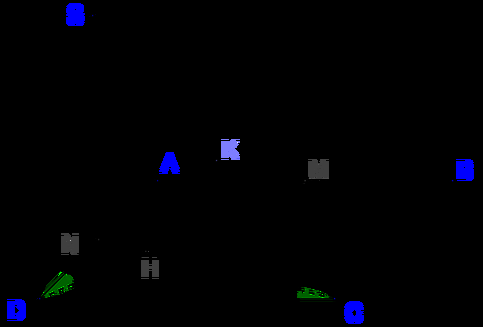
%> input picture assgn1/ec/data/ec01.jpg, 483 x 327 px; its folder holds only this picture in this run
$ octave ec.m   (GNU Octave 9; MATLAB toolbox functions it lacks are replaced by stand-ins)
%> lines starting %> are read from the running program, lines starting %| are printed output that depends on the picture; in (x1, y1, x2, y2) boxes, pixels count from 0 and x2, y2 are one past the last pixel; in counts of white or black regions, pixels touching at a corner belong together; the program's own positions count from 1
### assgn1/matlab/myImageFilter.m
function [img1] = myImageFilter(img0, h)
    A = img0;

    % add padding so the result have same size
    B = padarray(A,(size(h)-1)/2,'replicate');

    % change the matrix into columns of where the kernel will cover
    C = im2col(B,size(h));

    % convert the kernal into vector
    % hr = rot90(h, 2);
    E = h(:);

    % each column of C dot product with kernal vector
    % equivalent with doing convolution
    F =  C.*E;
    G = sum(F);

    % convert the vector back to matrix
    H = reshape(G,size(A));
    H = rot90(H,2);
    img1 = H

    % [13 lines of commented-out code are left out]
end

### assgn1/matlab/myEdgeFilter.m
function [img1] = myEdgeFilter(img0, sigma)
%Your implemention
 hsize = 2 * ceil(3 * sigma) + 1;
  h = fspecial('gaussian',hsize,sigma);

  A = myImageFilter(img0, h);

  imgx = myImageFilter(A,-1*[-1 0 1; -2 0 2; -1 0 1]); % horizontal edge
  imgy = myImageFilter(A,-1*[-1 -2 -1; 0 0 0; 1 2 1]); % verticle edge

  G = sqrt(imgx.^2 + imgy.^2); % magnitude of gradient
  angles = mod(rad2deg(atan2(imgy, imgx)),180); % angle of edge

  % one hot matrices indicating the direction of edges
  idx0 = (angles < 45/2) | (180 - angles) <= (45/2);
  idx45 = angles >= (45/2) & angles < (45 + 45/2);
  idx90 = angles >= (45+45/2) & angles < (90 + 45/2);
  idx135 = angles >= (90+45/2) & angles < (135 + 45/2);

  [h,w] = size(G);
  pG = padarray(G,[2,2],0);
  NMS = zeros(size(G));

  % 0
  G1 = pG(3:h+2,1:w+0);
  G2 = pG(3:h+2,2:w+1);
  G3 = pG(3:h+2,4:w+3);
  G4 = pG(3:h+2,5:w+4);
  NMS = NMS | idx0 & (G >= G1 & G >= G2 & G >= G3 & G>=G4);

  % 45
  G1 = pG(1:h+0,1:w+0);
  G2 = pG(2:h+1,2:w+1);
  G3 = pG(4:h+3,4:w+3);
  G4 = pG(5:h+4,5:w+4);
  NMS = NMS | idx45 & (G >= G1 & G >= G2 & G >= G3 & G>=G4);

  % 90
  G1 = pG(1:h+0,3:w+2);
  G2 = pG(2:h+1,3:w+2);
  G3 = pG(4:h+3,3:w+2);
  G4 = pG(5:h+4,3:w+2);
  NMS = NMS | idx90 & (G >= G1 & G >= G2 & G >= G3 & G>=G4);

  % 135
  G1 = pG(1:h+0,5:w+4);
  G2 = pG(2:h+1,4:w+3);
  G3 = pG(4:h+3,2:w+1);
  G4 = pG(5:h+4,1:w+0);
  NMS = NMS | idx135 & (G >= G1 & G >= G2 & G >= G3 & G>=G4);

  img1 = G;
  img1(~NMS) = 0;
  m = max(img1(:));
  img1 = img1/m;
end

### assgn1/matlab/myHoughTransform.m
function [H, rhoScale, thetaScale] = myHoughTransform(Im, threshold, rhoRes, thetaRes)
%Your implementation here
% rhoScale and thetaScale are the arrays of ? and ? values
% H(i,j) contains the votes for ? = ?i and ? = ?i

[h,w] = size(Im);
M = ceil(sqrt(h^2 + w^2));
rhoScale = 0:rhoRes:M;
thetaScale = 0:thetaRes:2*pi;
[Y, X] = find(Im >= threshold);
%Y = Y-1;
%X = X-1;

[~,nRho] = size(rhoScale);
[~,nTheta] = size(thetaScale);
[nPoints,] = size(Y);

rhos = [X,Y] * [cos(thetaScale); sin(thetaScale)];
%rhos(rhos<0) = 0;
% disp(rhos);

rhos = max(rhos,0);
rhosidx = ceil((rhos) / rhoRes);
% disp(rhosidx);

H = zeros(nRho, nTheta);
for i = 1:nPoints
    for t = 1:nTheta
        if rhosidx(i,t) == 0
            continue
        end
        H(rhosidx(i,t),t) = H(rhosidx(i,t),t)+1;
    end
end
%imshow(H/max(H(:)));
end


### assgn1/matlab/myHoughLines.m
function [rhos, thetas] = myHoughLines(H, nLines)
%Your implemention here
rhos = zeros(nLines,1);
thetas = zeros(nLines,1);
[h,w] = size(H);
for i = 1:nLines
    [rs, ts] = find(H == max(H(:)));
    rho = rs(1);
    theta = ts(1);
    H(max(rho-2,1):min(rho+2,h), max(theta-2,1):min(theta+2,w)) = 0;
    rhos(i) = rho;
    thetas(i) = theta;
end
end


### assgn1/ec/myHoughLineSegments.m
function [lines] = myHoughLineSegments(lineRho, lineTheta, Im)
lines = [];
%% run
% assigns the size of the local window. windows slides along the line and
% draw color if non-flat
window = 3;
% defining what non-float means
threshold = 2;
fill_gap = 4;
min_length = 10;

[h, w] = size(Im);

pad_size = (window - 1) / 2;
padded = padarray(Im, [pad_size, pad_size], 'replicate', 'both');

no = [-1, -1];
begin = no;
last = no;
is_began = false;
saw_empty = 0; % start counting if: saw empty and began
saw_edges = 0;

for i = 1:numel(lineRho)
    r = lineRho(i);
    t = lineTheta(i);
    % from \rho = x cos \theta + y sin \theta
    % y = (\rho - x cos \theta) / sin \theta
    % y = \rho/sin\theta - x * cot\theta
    xs = 1:w;
    ys = floor(r / sin(t) - xs / tan(t));
    for j = 1:numel(ys)
        y = ys(j);
        x = xs(j);
        if y < 1 || y > h || isnan(y) || x < 1 || x > w || isnan(x)
            continue
        end
        local = padded(y:y+pad_size*2, x:x+pad_size*2);
        is_filled = sum(local,'all') > threshold;
        if ~is_filled && ~is_began
            % skip
        elseif ~is_filled && is_began
            if saw_empty < fill_gap
                saw_empty = saw_empty + 1;
            else
                % line ended. check if min distance attained
                if (saw_edges >= min_length)
                    ei = numel(lines) + 1;
                    lines(ei).start = begin;
                    lines(ei).end = last;
                end
                is_began = false;
                saw_edges = 0;
            end
        elseif is_filled && ~is_began
            saw_empty = 0;
            is_began = true;
            begin = [x, y];
            last = [x, y];
            saw_edges = saw_edges + 1;
        else % is_filled && is_began
            saw_empty = 0;
            last = [x, y];
            saw_edges = saw_edges + 1;
        end
    end
    if (is_began)
        if (saw_edges >= min_length)
            ei = numel(lines) + 1;
            lines(ei).start = begin;
            lines(ei).end = last;
        end
        is_began = false;
    end
    begin = no;
    last = no;
    saw_empty = 0; % start counting if: saw empty and began
end

### assgn1/matlab/drawLine.m
function [ img ] = drawLine( img, start, stop )

delta = 0.05 / norm(stop-start);

t = 0:delta:1;

x = start(1) + t * ( stop(1) - start(1) );
y = start(2) + t * ( stop(2) - start(2) );

if(ndims(img) == 2)
    img = repmat(img,[1 1 3]);
end

if (ischar(img))
    img = double(img) / 255;
end

x = round(x);
y = round(y);

idx = y + (x-1) * size(img,1);
img(idx) = 0;
img(idx +   size(img,1) * size(img,2)) = 1;
img(idx + 2*size(img,1) * size(img,2)) = 0;

end

### assgn1/ec/ec.m
clear;

addpath('../matlab')

datadir     = 'data';    %the directory containing the images
resultsdir  = 'results'; %the directory for dumping results

%parameters
sigma     = 2;
threshold = 0.03;
rhoRes    = 2;
thetaRes  = pi/90;
nLines    = 50;
%end of parameters

imglist = dir(sprintf('%s/*.jpg', datadir));

for i = 1:numel(imglist)

    %read in images%
    [path, imgname, dummy] = fileparts(imglist(i).name);
    img = imread(sprintf('%s/%s', datadir, imglist(i).name));
%> img is the input picture: size 327x483x3 uint8; mean R, G, B 0.7, 1.1, 4

    if (ndims(img) == 3)
        img = rgb2gray(img);
%> img: size 327x483 uint8
    end

    img = double(img) / 255;
%> img: size 327x483 double

    %actual Hough line code function calls%
    [Im] = myEdgeFilter(img, sigma);
%> in myEdgeFilter, `idx0 = (angles < 45/2) | (180 - angles) <= (45/2);`:
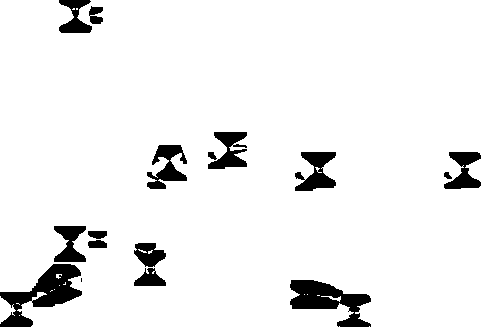
%> idx0: size 327x483 logical; 93.6% white; 16 black regions (1 under 20 px), largest, box (x1, y1, x2, y2) and area: (0, 264, 82, 327) 2172, (290, 280, 371, 327) 1884, (295, 152, 336, 191) 930
%> in myEdgeFilter, `idx45 = angles >= (45/2) & angles < (45 + 45/2);`: idx45: size 327x483 logical; 2% white; 67 white regions (33 under 20 px), largest, box (x1, y1, x2, y2) and area: (29, 264, 82, 304) 832, (152, 145, 172, 165) 170, (290, 280, 307, 295) 159
%> in myEdgeFilter, `idx90 = angles >= (45+45/2) & angles < (90 + 45/2);`: idx90: size 327x483 logical; 2.8% white; 53 white regions (27 under 20 px), largest, box (x1, y1, x2, y2) and area: (297, 280, 337, 309) 608, (58, 226, 82, 262) 407, (4, 292, 25, 327) 330
%> in myEdgeFilter, `idx135 = angles >= (90+45/2) & angles < (135 + 45/2);`: idx135: size 327x483 logical; 1.6% white; 72 white regions (41 under 20 px), largest, box (x1, y1, x2, y2) and area: (310, 280, 343, 298) 246, (61, 264, 81, 280) 162, (16, 292, 48, 310) 162
%> in myEdgeFilter, `NMS = NMS | idx0 & (G >= G1 & G >= G2 & G >= G3 & G>=G4);`: NMS: size 327x483 logical; 90.1% white; 9 black regions, largest, box (x1, y1, x2, y2) and area: (0, 264, 84, 327) 2946, (288, 280, 373, 327) 2551, (52, 226, 109, 262) 1617
%> in myEdgeFilter, `NMS = NMS | idx45 & (G >= G1 & G >= G2 & G >= G3 & G>=G4);`: NMS: size 327x483 logical; 90.2% white; 9 black regions, largest, box (x1, y1, x2, y2) and area: (0, 264, 84, 327) 2847, (288, 280, 373, 327) 2518, (52, 226, 109, 262) 1601
%> in myEdgeFilter, `NMS = NMS | idx90 & (G >= G1 & G >= G2 & G >= G3 & G>=G4);`: NMS: size 327x483 logical; 90.4% white; 9 black regions, largest, box (x1, y1, x2, y2) and area: (0, 264, 84, 327) 2795, (288, 280, 373, 327) 2444, (52, 226, 109, 262) 1571
%> in myEdgeFilter, `NMS = NMS | idx135 & (G >= G1 & G >= G2 & G >= G3 & G>=G4);`: NMS: size 327x483 logical; 90.6% white; 11 black regions (2 under 20 px), largest, box (x1, y1, x2, y2) and area: (0, 264, 84, 327) 2765, (288, 280, 373, 327) 2394, (52, 226, 109, 262) 1547
%> in myEdgeFilter, `img1(~NMS) = 0;`:
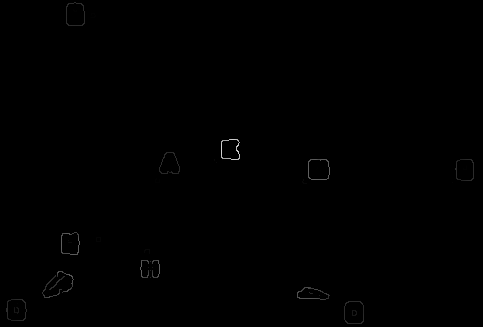
%> img1: size 327x483 double; min 0, max 0.826, mean 0.00164
%> in myEdgeFilter, `m = max(img1(:));`: m = 0.826
    [H,rhoScale,thetaScale] = myHoughTransform(Im, threshold, rhoRes, thetaRes);
%> in myHoughTransform, `[Y, X] = find(Im >= threshold);`: Y = 1002 values from 3 to 324; X = 1002 values from 7 to 474
%> in myHoughTransform, `[nPoints,] = size(Y);`: nPoints = [1002 1]
%> in myHoughTransform, `rhos = max(rhos,0);`:
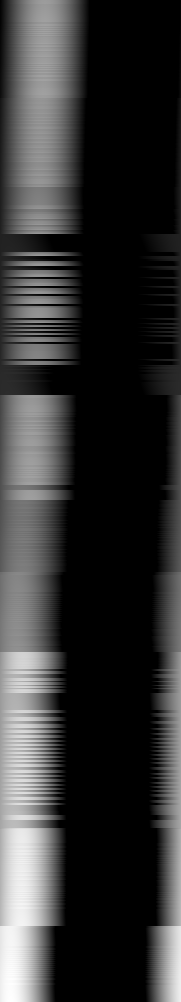
%> rhos: size 1002x181 double; min 0, max 506.6, mean 102.7; drawn with min black and max white
%> after the loop in myHoughTransform, `for i = 1:nPoints`:
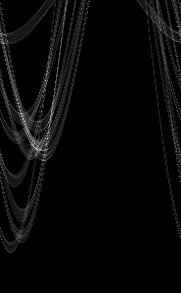
%> H: size 293x181 double; min 0, max 57, mean 1.7; drawn with min black and max white
%> rhoScale = 293 values from 0 to 584; thetaScale = 181 values from 0 to 6.28
    [rhos, thetas] = myHoughLines(H, nLines);
%> the loop in myHoughLines, `for i = 1:nLines` made 50 passes
%> (rs, ts, rho, theta) on passes 1 to 12: (139, 48, 139, 48), (81, 46, 81, 46), (114, 22, 114, 22), (147, 34, 147, 34), (150, 38, 150, 38), ([44; 133], [4; 49], 44, 4), (133, 49, 133, 49), ([122; 145], [25; 47], 122, 25), (145, 47, 145, 47), ([132; 150], [28; 46], 132, 28), (150, 46, 150, 46), ([150; 127], [41; 50], 150, 41)
%> after the loop in myHoughLines, `for i = 1:nLines`:
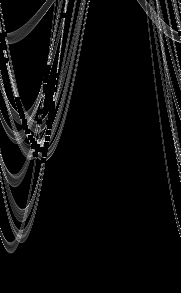
%> H: size 293x181 double; 1.82% of pixels changed, all inside (x1, y1, x2, y2) = (0, 13, 181, 163); drawn with min black and max white
%> after the loop in myHoughLines, `for i = 1:nLines`: rhos = 50 values, max 161 at index 33, min 16 at index 50, mean 106; thetas = 50 values, max 181 at index 43, min 2 at index 20, mean 39.08
    lines = houghlines(Im>threshold, 180*(thetaScale/pi), rhoScale, [rhos,thetas],'FillGap',5,'MinLength',10);
%> lines = 42 lines; longest, point1 to point2 (x, y): (43, 293) to (62, 272), (298, 297) to (326, 300), (298, 298) to (326, 300), (43, 293) to (59, 272), (298, 297) to (324, 300), (43, 293) to (59, 273)
    lines2 = myHoughLineSegments(rhoScale(rhos), thetaScale(thetas), Im>threshold);
%> in myHoughLineSegments, `padded = padarray(Im, [pad_size, pad_size], 'replicate', 'both');`:
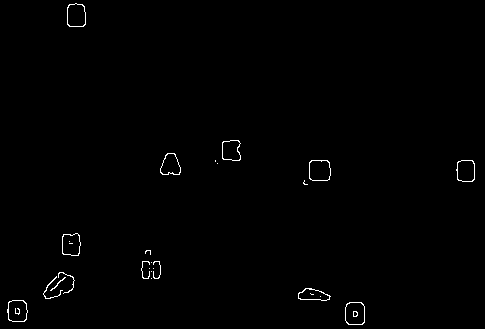
%> padded: size 329x485 logical; 0.63% white in thin lines or dots
%> the loop in myHoughLineSegments, `for i = 1:numel(lineRho)` made 50 passes
%> (r, t) on passes 1 to 12: (276, 1.64), (160, 1.57), (226, 0.733), (292, 1.15), (298, 1.29), (86, 0.105), (264, 1.68), (242, 0.838), (288, 1.61), (262, 0.942), (298, 1.57), (298, 1.4)
%> after the loop in myHoughLineSegments, `for i = 1:numel(lineRho)`: ei = 40; lines = 40 items; first 5, start and end: [305 298] [329 299], [350 301] [360 301], [224 160] [240 159], [312 159] [326 159], [462 159] [471 159]; saw_edges = 0
%> lines2 has the same summary as lines in myHoughLineSegments

    %everything below here just saves the outputs to files%
    fname = sprintf('%s/%s_01edge.png', resultsdir, imgname);
    imwrite(sqrt(Im/max(Im(:))), fname);
    fname = sprintf('%s/%s_02threshold.png', resultsdir, imgname);
    imwrite(Im > threshold, fname);
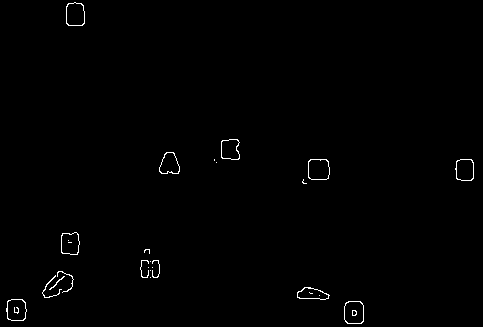
%> saved as ec01_02threshold.png: size 327x483 logical; 0.63% white in thin lines or dots
    fname = sprintf('%s/%s_03hough.png', resultsdir, imgname);
    imwrite(H/max(H(:)), fname);
    fname = sprintf('%s/%s_04lines.png', resultsdir, imgname);

    img2 = img;
    for j=1:numel(lines)
       img2 = drawLine(img2, lines(j).point1, lines(j).point2);
    end
%> this loop made 42 passes
%> delta in drawLine on passes 1 to 12: 0.00178, 0.00417, 0.00313, 0.00455, 0.00177, 0.005, 0.00313, 0.00178, 0.00283, 0.005, 0.00417, 0.00271
    imwrite(img2, fname);

    fname = sprintf('%s/%s_05my_lines.png', resultsdir, imgname);

    img2 = img;
    for j=1:numel(lines2)
       img2 = drawLine(img2, lines2(j).start, lines2(j).end);
    end
%> this loop made 40 passes
%> delta in drawLine on passes 1 to 12: 0.00208, 0.005, 0.00312, 0.00357, 0.00556, 0.00244, 0.00302, 0.00368, 0.00277, 0.00333, 0.00161, 0.00368
    imwrite(img2, fname);
end
